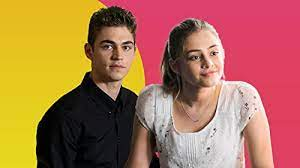
#> input picture image_1.jpeg, 300 x 168 px
$ jupyter execute --allow-errors cv-assignmnent-1.ipynb
#> lines starting #> are read from the running program, lines starting #| are printed output that depends on the picture
Insert 8 to 10 image of your self in system they are single or group images doesn't matter.
1. Make red color circled which  contain your face pixels in the Inage.
2. Make a square block on the image where you are present.
3. Merage the images of yourself with different weights like image_1 0.7 and image_2 0.3and also try some other which you will like.
4. take Images of your self and show in to array then change into  data frame. Atleast 10 images and last column contain your name as label

# task 01

[cell 1]
import cv2
image_path = 'image_1.jpeg'
image = cv2.imread(image_path)
#> image is the input picture: shape (168, 300, 3); mean B, G, R 81.3, 114.5, 171.9
x = 200
y = 60
radius = 40
cv2.circle(image, (x, y), radius, (0, 255, 0), 2)


# Display the image with the circle
cv2.imshow('Image', image)
cv2.waitKey(0)
cv2.destroyAllWindows()

# task 02

[cell 2]
import cv2

# Read the image
image_path = 'image_1.jpeg'
image = cv2.imread(image_path)
x = 170
y = 30
w = 60
h = 60
cv2.rectangle(image, (x, y), (x + w, y + h), (0, 255, 0), 2)
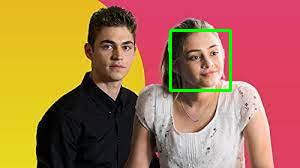
#> image: shape (168, 300, 3); mean B, G, R 80.1, 117, 169.8

# Display the image with the square block
cv2.imshow('Image', image)
cv2.waitKey(0)
cv2.destroyAllWindows()

# task 03

[cell 3]
import cv2

# Read the two images
image_path1 = 'image_1.jpeg'
image_path2 = 'image_2.jpeg'

# Load the images
image1 = cv2.imread(image_path1)
image2 = cv2.imread(image_path2)
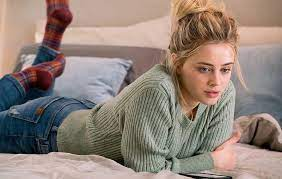
#> input picture image_2.jpeg, 282 x 179 px
#> image2 is the input picture: shape (179, 282, 3); mean B, G, R 121.2, 130, 145.5


# Resize the images to have the same dimensions
resized_image_1 = cv2.resize(image1, (250, 250))
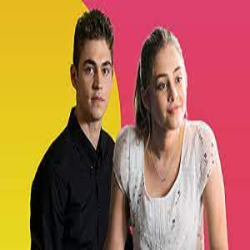
#> resized_image_1: shape (250, 250, 3); mean B, G, R 81.2, 114.5, 171.8
resized_image_2 = cv2.resize(image2, (250, 250))
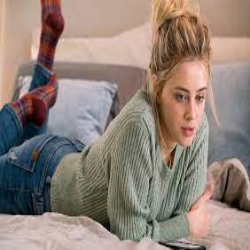
#> resized_image_2: shape (250, 250, 3); mean B, G, R 121.1, 129.9, 145.4

# Merge the images with different weights
merged_image = cv2.addWeighted(resized_image_1, 0.7, resized_image_2, 0.3, 0)
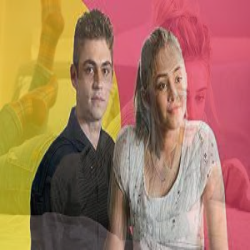
#> merged_image: shape (250, 250, 3); mean B, G, R 93.2, 119.1, 163.9

# Display the merged image
cv2.imshow('Merged Image', merged_image)
cv2.waitKey(0)
cv2.destroyAllWindows()

# task 04

[cell 4]
import cv2
# Read the images of yourself
images = [cv2.imread(image_path) for image_path in ['image_1.jpeg',
                                                    'image_2.jpeg',
                                                    'image_3.jpeg',
                                                    'image_4.jpeg',
                                                    'image_5.jpeg',
                                                    'image_6.jpeg',
                                                    'image_7.jpeg',
                                                    'image_8.jpeg',
                                                    'image_9.jpeg',
                                                    'image_10.jpeg']]
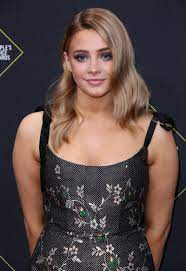
#> input picture image_3.jpeg, 186 x 271 px
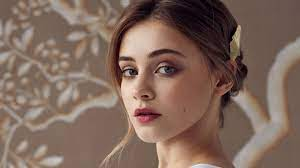
#> input picture image_4.jpeg, 300 x 168 px
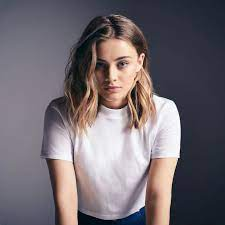
#> input picture image_5.jpeg, 225 x 225 px
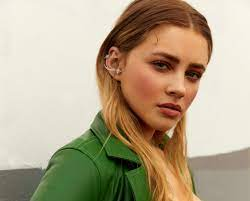
#> input picture image_6.jpeg, 250 x 201 px
#> images = 10 items


ima = []
#showing arrays
#> (the rest of this cell did not finish here and is left out)

[cell 5]
ima = [image.flatten() for image in ima]
#> ima = 6 items

[cell 6]
ima

[cell 7]
ima[0]

[cell 8]
import pandas as pd
#print(len(image_2d))
data = pd.DataFrame(ima)
#> data = table of 6 rows and 187500 columns

[cell 9]
data[:1]
#> Out = table of 1 rows and 187500 columns

[cell 10]
data["label"] = ["faiz"]*len(data)

[cell 11]
data
#> Out = table of 6 rows and 187501 columns
